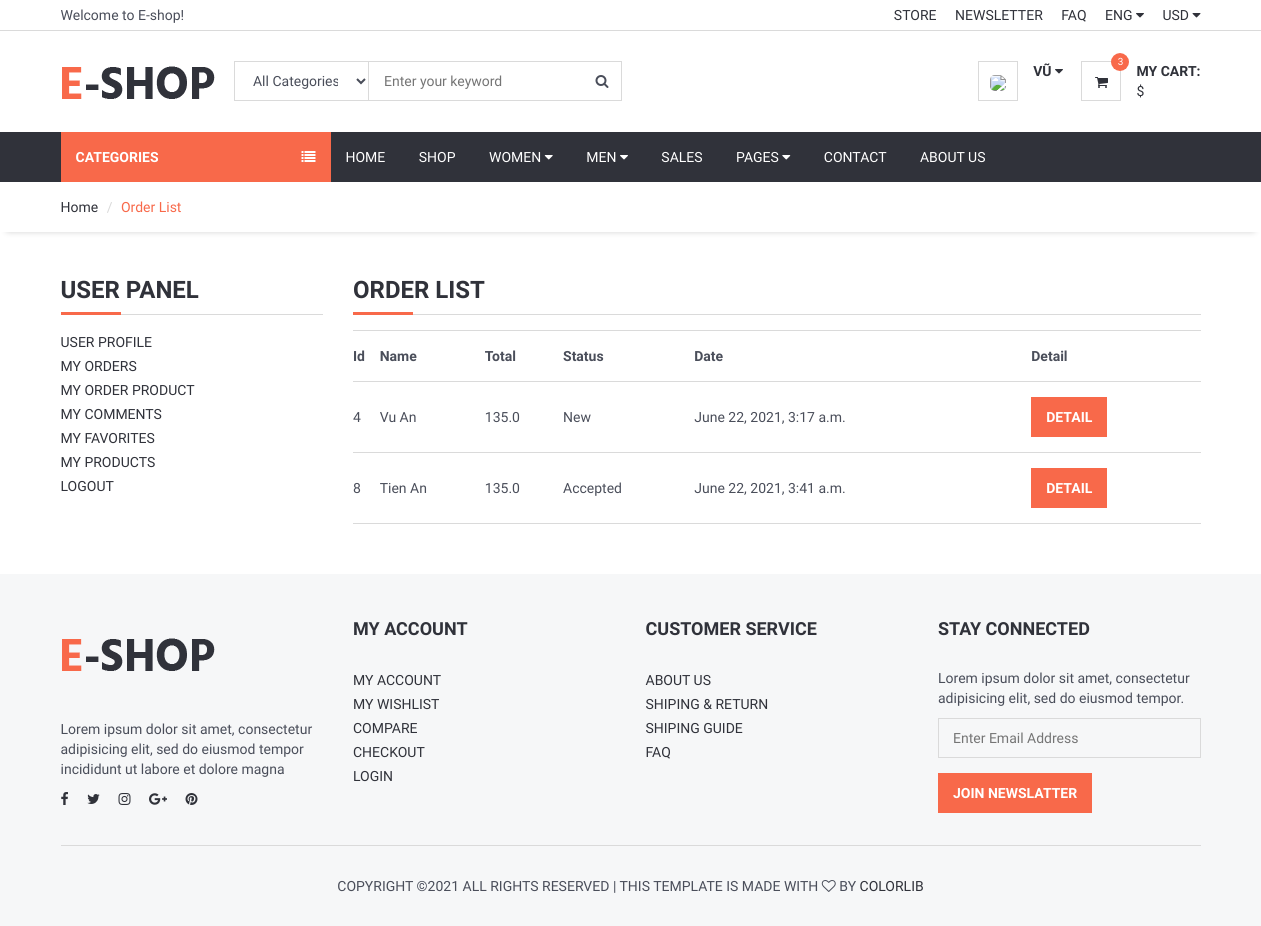
/user/orders/ (signed in), run on an earlier commit of the app's database.
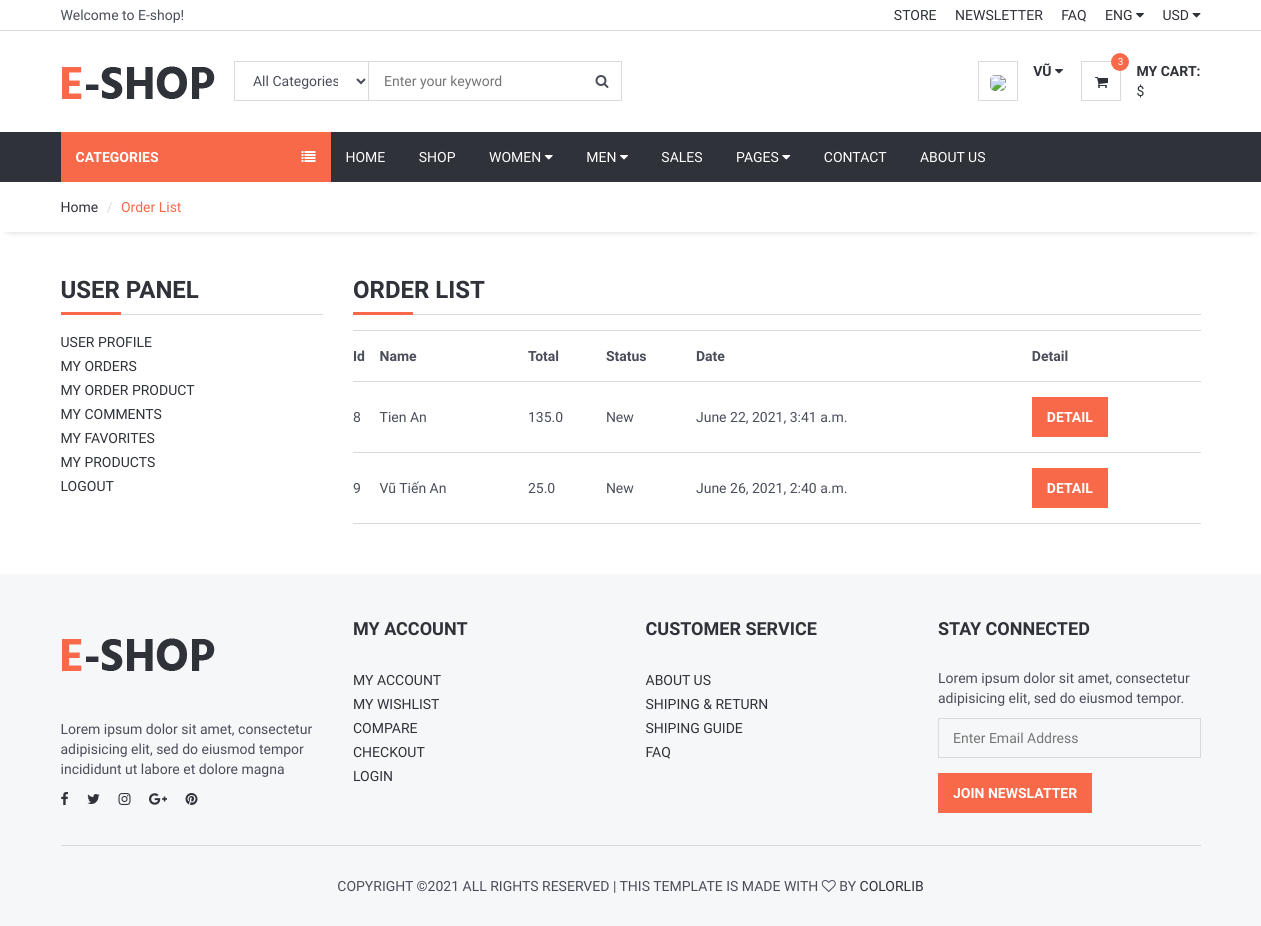
And on a later commit of the database.
### order/models.py (models this page shows, shortened)
class Order(models.Model):
    STATUS = (
        ('New', 'New'),
        ('Accepted', 'Accepted'),
        ('Preaparing', 'Preaparing'),
        ('OnShipping', 'OnShipping'),
        ('Completed', 'Completed'),
        ('Canceled', 'Canceled'),
    )
    user = models.ForeignKey(User, on_delete=models.SET_NULL, null=True)
    code = models.CharField(max_length=5, editable=False)
    first_name = models.CharField(max_length=10)
    last_name = models.CharField(max_length=10)
    phone = models.CharField(blank=True, max_length=20)
    address = models.CharField(blank=True, max_length=150)
    city = models.CharField(blank=True, max_length=20)
    country = models.CharField(blank=True, max_length=20)
    total = models.FloatField()
    status=models.CharField(max_length=10,choices=STATUS,default='New')
    ip = models.CharField(blank=True, max_length=20)
    adminnote = models.CharField(blank=True, max_length=100)
    create_at=models.DateTimeField(auto_now_add=True)
    update_at=models.DateTimeField(auto_now=True)

### user/views.py (the view)
# urls.py: path('orders/', views.user_orders, name='user_orders'),
def user_orders(request):
    category = Category.objects.all()
    current_user = request.user
    orders = Order.objects.filter(user_id = current_user.id)
    context = {'category': category,
                'orders': orders}
    return render(request, 'user/user_orders.html', context)

### user/templates/user/user_orders.html (shortened to what this page needs)
{% extends 'home/homebase.html' %}
{% block sidebar %} {% include 'home/sidebar.html' %} {% endblock %}
{% block body %}
	<div id="breadcrumb">
		<div class="container">
			<ul class="breadcrumb">
				<li><a href="/">Home</a></li>
				<li class="active">Order List</li>
			</ul>
		</div>
	</div>
	<div class="section">
		<div class="container">
			<div class="row">
					<div class="col-md-3">
						{% include "user/user_panel.html" %}
					</div>
					<div class="col-md-9">
						<div class="order-summary clearfix">
							<div class="section-title">
								<h3 class="title">Order List</h3>
							</div>
                        <table class="shopping-cart-table table">
                            <tr>
                                <th class="text-left">Id </th>
                                <th class="text-left"> Name </th>
                                <th class="text-left">Total </th>
                                <th class="text-left">Status </th>
                                <th class="text-left">Date </th>
                                <th class="text-left">Detail </th>
                            </tr>
                            {% for rs in orders %}
                                <tr>
                                    <td class="text-left">{{ rs.id}} </td>
                                    <td class="text-left">{{ rs.first_name}} {{ rs.last_name}}</td>
                                    <td class="text-left">{{ rs.total}} </td>
                                    <td class="text-left">{{ rs.status}} </td>
                                    <td class="text-left">{{ rs.create_at}} </td>
                                    <td class="text-left"><a class="primary-btn" href="/user/order_detail/{{ rs.id }}"> Detail </a></td>
                                </tr>
                            {% endfor %}
                        </table>
						</div>
					</div>
			</div>
		</div>
	</div>
{% endblock %}

### home/templates/home/homebase.html (shortened to what this page needs)
{% load i18n %}
<!DOCTYPE html>
<html lang="{{ LANGUAGE_CODE }}">
<head>
    {% load static %}
    <link type="text/css" rel="stylesheet" href="{% static 'css/bootstrap.min.css' %}" />
    <link type="text/css" rel="stylesheet" href="{% static 'css/slick.css' %}" />
    <link type="text/css" rel="stylesheet" href="{% static 'css/slick-theme.css' %}" />
    <link type="text/css" rel="stylesheet" href="{% static 'css/nouislider.min.css' %}" />
    <link rel="stylesheet" href="{% static 'css/font-awesome.min.css' %}">
    <link type="text/css" rel="stylesheet" href="{% static 'css/style.css' %}" />
    <link rel="stylesheet" href="https://ajax.googleapis.com/ajax/libs/jqueryui/1.11.4/themes/smoothness/jquery-ui.css">
</head>
<body>
{% include 'home/header.html' %}
{% block sidebar %} {% endblock %}
{% block body %} {% endblock %}
{% include 'home/footer.html' %}
</body>
</html>

### home/templates/home/header.html (shortened to what this page needs)
	{% load static %}
	<header>
		<div id="top-header">
			<div class="container">
				<div class="pull-left">
					<span>Welcome to E-shop!</span>
				</div>
				<div class="pull-right">
					<ul class="header-top-links">
						<li><a href="#">Store</a></li>
						<li><a href="#">Newsletter</a></li>
						<li><a href="#">FAQ</a></li>
						<li class="dropdown default-dropdown">
							<a class="dropdown-toggle" data-toggle="dropdown" aria-expanded="true">ENG <i class="fa fa-caret-down"></i></a>
						</li>
						<li class="dropdown default-dropdown">
							<a class="dropdown-toggle" data-toggle="dropdown" aria-expanded="true">USD <i class="fa fa-caret-down"></i></a>
						</li>
					</ul>
				</div>
			</div>
		</div>
		<div id="header">
			<div class="container">
				<div class="pull-left">
					<div class="header-logo">
						<a class="logo" href="/">
							<img src="{% static './img/logo.png' %}" alt="">
						</a>
					</div>
					<div class="header-search">
						<form action="/search/" method="POST">
							<input id="query" name="query" class="input search-input" type="text" placeholder="Enter your keyword">
							<select name="catid" class="input search-categories">
								<option value="0">All Categories</option>
								{% load mptt_tags %}
							</select>
							<button class="search-btn"><i class="fa fa-search"></i></button>
						</form>
					</div>
				</div>
				<div class="pull-right">
					<ul class="header-btns">
						<li class="header-account dropdown default-dropdown">
						{% if user.id is not None %}
							<div class="dropdown-toggle" role="button" data-toggle="dropdown" aria-expanded="true">
								<div class="header-btns-icon">
									<img src="{{ request.session.userimage }}" style="height: 40px; border-radius: 30%">
								</div>
								<strong class="text-uppercase">{{user.first_name}} <i class="fa fa-caret-down"></i></strong>
							</div>
						{% else %}
							<a href="/login" class="text-uppercase">Login</a> / <a href="/signup" class="text-uppercase">Sign Up</a>
						{% endif %}
						</li>
						<li class="header-cart dropdown default-dropdown">
							<a href="/shopcart/" >
								<div class="header-btns-icon">
									<i class="fa fa-shopping-cart"></i>
									<span class="qty">3</span>
								</div>
								<strong class="text-uppercase">My Cart:</strong>
								<br>
								<span>{{total}}$</span>
							</a>
						</li>
					</ul>
				</div>
			</div>
		</div>
	</header>

### home/templates/home/sidebar.html (shortened to what this page needs)
	{% load static %}
	<div id="navigation">
		<div class="container">
			<div id="responsive-nav">
				{% if page %}
					{% load mptt_tags %}
				{% else %}
				<div class="category-nav show-on-click">
					<span class="category-header">Categories <i class="fa fa-list"></i></span>
				</div>
				{% endif %}
				<div class="menu-nav">
					<ul class="menu-list">
						<li><a href="{% url 'home:index'%}">Home</a></li>
						<li><a href="#">Shop</a></li>
						<li class="dropdown mega-dropdown"><a class="dropdown-toggle" data-toggle="dropdown" aria-expanded="true">Women <i class="fa fa-caret-down"></i></a>
						</li>
						<li class="dropdown mega-dropdown full-width"><a class="dropdown-toggle" data-toggle="dropdown" aria-expanded="true">Men <i class="fa fa-caret-down"></i></a>
						</li>
						<li><a href="#">Sales</a></li>
						<li class="dropdown default-dropdown"><a class="dropdown-toggle" data-toggle="dropdown" aria-expanded="true">Pages <i class="fa fa-caret-down"></i></a>
						</li>
						<li><a href="{% url 'home:contact' %}">Contact</a></li>
						<li><a href="{% url 'home:aboutus' %}">About Us</a></li>
					</ul>
				</div>
			</div>
		</div>
	</div>

### user/templates/user/user_panel.html
<div class="billing-details">
    <div class="section-title">
        <h3 class="title">User Panel</h3>
    </div>
    <div class="aside">
    <ul class="list-links">
        <li><a href="/user">User Profile</a></li>
        <li><a href="/user/orders">My Orders</a></li>
        <li><a href="/user/orders_product">My Order Product</a></li>
        <li><a href="/user/comments">My Comments</a></li>
        <li><a href="/user/favorites">My Favorites</a></li>
        <li><a href="/user/products">My Products</a></li>
        <li><a href="/logout">Logout</a></li>
    </ul>
</div>
</div>

### home/templates/home/footer.html (shortened to what this page needs)
{% load static %}
	<footer id="footer" class="section section-grey">
		<div class="container">
			<div class="row">
				<div class="col-md-3 col-sm-6 col-xs-6">
					<div class="footer">
						<div class="footer-logo">
							<a class="logo" href="#">
		            <img src="{% static 'img/logo.png' %}" alt="">
		          </a>
						</div>
						<p>Lorem ipsum dolor sit amet, consectetur adipisicing elit, sed do eiusmod tempor incididunt ut labore et dolore magna</p>
						<ul class="footer-social">
							<li><a href="#"><i class="fa fa-facebook"></i></a></li>
							<li><a href="#"><i class="fa fa-twitter"></i></a></li>
							<li><a href="#"><i class="fa fa-instagram"></i></a></li>
							<li><a href="#"><i class="fa fa-google-plus"></i></a></li>
							<li><a href="#"><i class="fa fa-pinterest"></i></a></li>
						</ul>
					</div>
				</div>
				<div class="col-md-3 col-sm-6 col-xs-6">
					<div class="footer">
						<h3 class="footer-header">My Account</h3>
						<ul class="list-links">
							<li><a href="#">My Account</a></li>
							<li><a href="#">My Wishlist</a></li>
							<li><a href="#">Compare</a></li>
							<li><a href="#">Checkout</a></li>
							<li><a href="#">Login</a></li>
						</ul>
					</div>
				</div>
				<div class="col-md-3 col-sm-6 col-xs-6">
					<div class="footer">
						<h3 class="footer-header">Customer Service</h3>
						<ul class="list-links">
							<li><a href="#">About Us</a></li>
							<li><a href="#">Shiping & Return</a></li>
							<li><a href="#">Shiping Guide</a></li>
							<li><a href="#">FAQ</a></li>
						</ul>
					</div>
				</div>
				<div class="col-md-3 col-sm-6 col-xs-6">
					<div class="footer">
						<h3 class="footer-header">Stay Connected</h3>
						<p>Lorem ipsum dolor sit amet, consectetur adipisicing elit, sed do eiusmod tempor.</p>
						<form>
							<div class="form-group">
								<input class="input" placeholder="Enter Email Address">
							</div>
							<button class="primary-btn">Join Newslatter</button>
						</form>
					</div>
				</div>
			</div>
			<hr>
			<div class="row">
				<div class="col-md-8 col-md-offset-2 text-center">
					<div class="footer-copyright">
						Copyright &copy;<script>document.write(new Date().getFullYear());</script> All rights reserved | This template is made with <i class="fa fa-heart-o" aria-hidden="true"></i> by <a href="https://colorlib.com" target="_blank">Colorlib</a>
					</div>
				</div>
			</div>
		</div>
	</footer>

What changed in the data, as far as the page shows it:
removed Order: id "4", first_name "Vu", last_name "An", total "135.0", status "New", create_at "June 22, 2021, 3:17 a.m."
changed Order "Tien": status "Accepted" → "New"
added Order: id "9", first_name "Vũ Tiến", last_name "An", total "25.0", status "New", create_at "June 26, 2021, 2:40 a.m."
